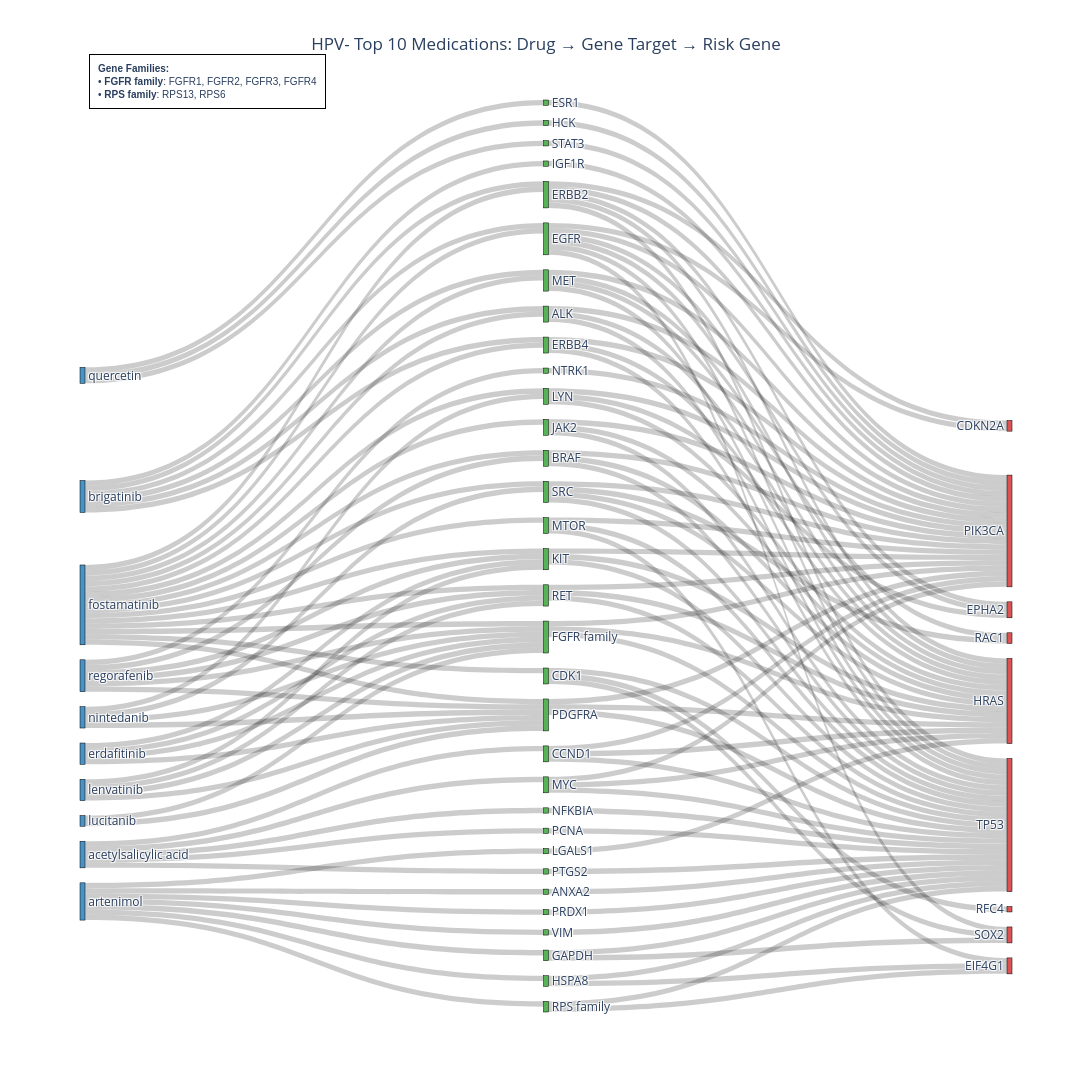
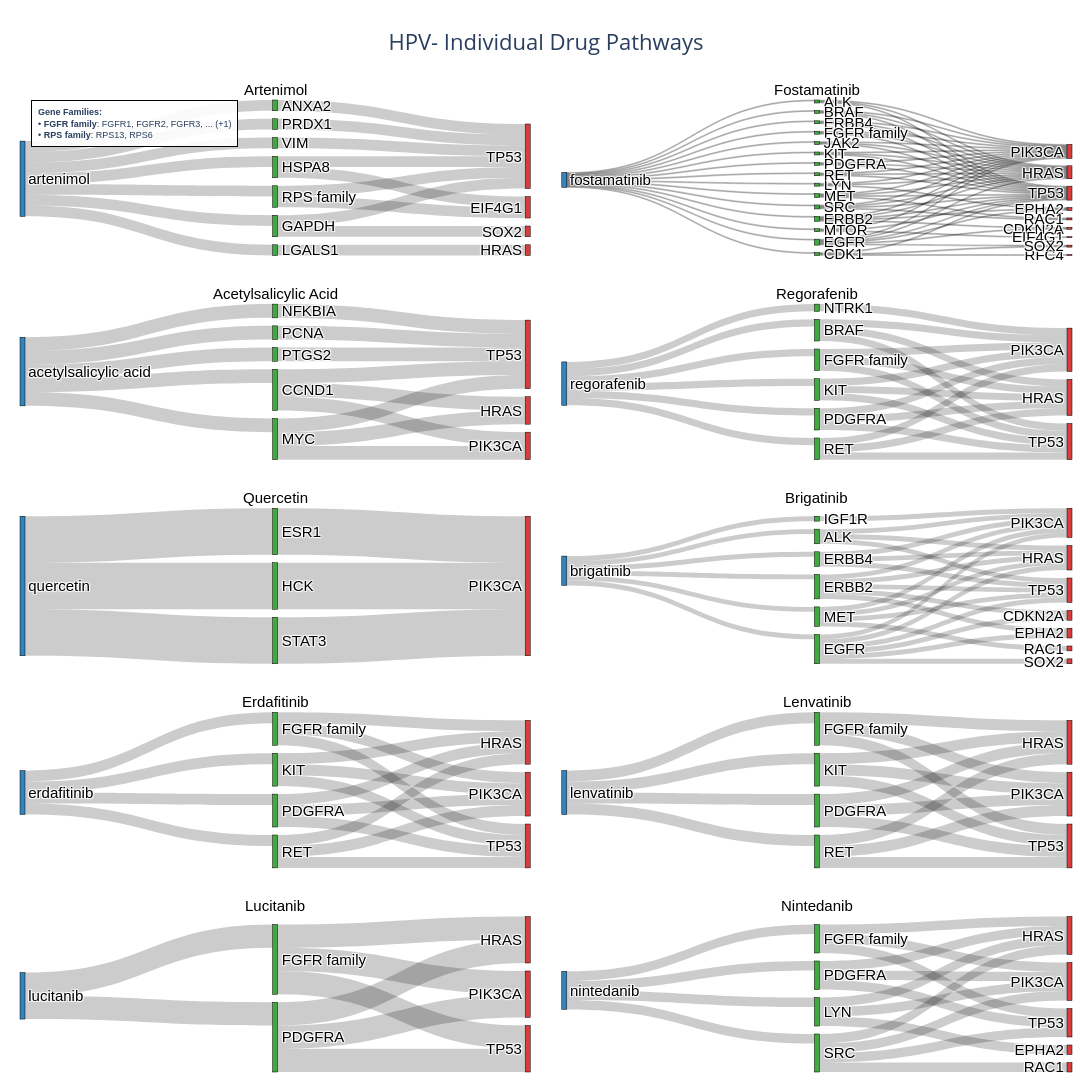

The code cell stored with these charts, in order, in its notebook:
### Markdown cell above
### HPV- Top 10 with Required Drugs

### Code cell
# HPV- cohort: Top 10 drugs, ensure artenimol and fostamatinib are included
results_hpv_neg = create_sankey_diagrams(
    cohort='HPV-',
    top_n=10,
    required_drugs=['artenimol', 'fostamatinib', 'acetylsalicylic acid', 'regorafenib', 'quercetin'],
    show_combined=True,
    show_individual=True,
    article_threshold=0
)

### Figure 1 — Plotly figure (JSON) as saved in the notebook; plotly's stock layout.template omitted (floating-point values rounded to 4 significant figures; data arrays with more than 128 entries replaced by an {"elided": "..."} marker saying what was removed)
{"data": [{"link": {"color": "rgba(0, 0, 0, 0.2)", "source": {"elided": "132 int values"}, "target": {"elided": "132 int values"}, "value": {"elided": "132 int values"}}, "node": {"color": ["rgba(44, 160, 44, 0.8)", "rgba(44, 160, 44, 0.8)", "rgba(44, 160, 44, 0.8)", "rgba(44, 160, 44, 0.8)", "rgba(44, 160, 44, 0.8)", "rgba(214, 39, 40, 0.8)", "rgba(44, 160, 44, 0.8)", "rgba(214, 39, 40, 0.8)", "rgba(214, 39, 40, 0.8)", "rgba(44, 160, 44, 0.8)", "rgba(44, 160, 44, 0.8)", "rgba(44, 160, 44, 0.8)", "rgba(44, 160, 44, 0.8)", "rgba(44, 160, 44, 0.8)", "rgba(44, 160, 44, 0.8)", "rgba(214, 39, 40, 0.8)", "rgba(44, 160, 44, 0.8)", "rgba(44, 160, 44, 0.8)", "rgba(44, 160, 44, 0.8)", "rgba(44, 160, 44, 0.8)", "rgba(44, 160, 44, 0.8)", "rgba(44, 160, 44, 0.8)", "rgba(44, 160, 44, 0.8)", "rgba(44, 160, 44, 0.8)", "rgba(44, 160, 44, 0.8)", "rgba(44, 160, 44, 0.8)", "rgba(44, 160, 44, 0.8)", "rgba(44, 160, 44, 0.8)", "rgba(44, 160, 44, 0.8)", "rgba(214, 39, 40, 0.8)", "rgba(44, 160, 44, 0.8)", "rgba(44, 160, 44, 0.8)", "rgba(214, 39, 40, 0.8)", "rgba(44, 160, 44, 0.8)", "rgba(214, 39, 40, 0.8)", "rgba(44, 160, 44, 0.8)", "rgba(214, 39, 40, 0.8)", "rgba(44, 160, 44, 0.8)", "rgba(44, 160, 44, 0.8)", "rgba(214, 39, 40, 0.8)", "rgba(44, 160, 44, 0.8)", "rgba(31, 119, 180, 0.8)", "rgba(31, 119, 180, 0.8)", "rgba(31, 119, 180, 0.8)", "rgba(31, 119, 180, 0.8)", "rgba(31, 119, 180, 0.8)", "rgba(31, 119, 180, 0.8)", "rgba(31, 119, 180, 0.8)", "rgba(31, 119, 180, 0.8)", "rgba(31, 119, 180, 0.8)", "rgba(31, 119, 180, 0.8)"], "label": ["ALK", "ANXA2", "BRAF", "CCND1", "CDK1", "CDKN2A", "EGFR", "EIF4G1", "EPHA2", "ERBB2", "ERBB4", "ESR1", "FGFR family", "GAPDH", "HCK", "HRAS", "HSPA8", "IGF1R", "JAK2", "KIT", "LGALS1", "LYN", "MET", "MTOR", "MYC", "NFKBIA", "NTRK1", "PCNA", "PDGFRA", "PIK3CA", "PRDX1", "PTGS2", "RAC1", "RET", "RFC4", "RPS family", "SOX2", "SRC", "STAT3", "TP53", "VIM", "acetylsalicylic acid", "artenimol", "brigatinib", "erdafitinib", "fostamatinib", "lenvatinib", "lucitanib", "nintedanib", "quercetin", "regorafenib"], "line": {"color": "black", "width": 0.5}, "pad": 15, "thickness": 5, "x": [0.5, 0.5, 0.5, 0.5, 0.5, 0.999, 0.5, 0.999, 0.999, 0.5, 0.5, 0.5, 0.5, 0.5, 0.5, 0.999, 0.5, 0.5, 0.5, 0.5, 0.5, 0.5, 0.5, 0.5, 0.5, 0.5, 0.5, 0.5, 0.5, 0.999, 0.5, 0.5, 0.999, 0.5, 0.999, 0.5, 0.999, 0.5, 0.5, 0.999, 0.5, 0.001, 0.001, 0.001, 0.001, 0.001, 0.001, 0.001, 0.001, 0.001, 0.001]}, "type": "sankey"}], "layout": {"annotations": [{"align": "left", "bgcolor": "rgba(255, 255, 255, 0.9)", "bordercolor": "black", "borderpad": 8, "borderwidth": 1, "font": {"family": "Arial", "size": 10}, "showarrow": false, "text": "<b>Gene Families:</b><br>• <b>FGFR family</b>: FGFR1, FGFR2, FGFR3, FGFR4<br>• <b>RPS family</b>: RPS13, RPS6", "x": 0.01, "xanchor": "left", "xref": "paper", "y": 1.05, "yanchor": "top", "yref": "paper"}], "font": {"size": 12}, "height": 1400, "title": {"text": "HPV- Top 10 Medications: Drug → Gene Target → Risk Gene", "x": 0.5, "xanchor": "center"}, "width": 2400}}

### Figure 2 — Plotly figure (JSON) as saved in the notebook; plotly's stock layout.template omitted (floating-point values rounded to 4 significant figures)
{"data": [{"arrangement": "snap", "domain": {"x": [0, 0.485], "y": [0.84, 1]}, "link": {"color": "rgba(0, 0, 0, 0.2)", "source": [0, 0, 0, 0, 0, 0, 0, 2, 2, 5, 3, 3, 4, 7, 6, 6, 1], "target": [2, 5, 3, 4, 7, 6, 1, 10, 11, 11, 8, 11, 9, 11, 8, 11, 11], "value": [1, 1, 1, 1, 1, 1, 1, 1, 1, 1, 1, 1, 1, 1, 1, 1, 1]}, "node": {"color": ["rgba(31, 119, 180, 0.9)", "rgba(44, 160, 44, 0.9)", "rgba(44, 160, 44, 0.9)", "rgba(44, 160, 44, 0.9)", "rgba(44, 160, 44, 0.9)", "rgba(44, 160, 44, 0.9)", "rgba(44, 160, 44, 0.9)", "rgba(44, 160, 44, 0.9)", "rgba(214, 39, 40, 0.9)", "rgba(214, 39, 40, 0.9)", "rgba(214, 39, 40, 0.9)", "rgba(214, 39, 40, 0.9)"], "label": ["artenimol", "ANXA2", "GAPDH", "HSPA8", "LGALS1", "PRDX1", "RPS family", "VIM", "EIF4G1", "HRAS", "SOX2", "TP53"], "line": {"color": "black", "width": 0.5}, "pad": 8, "thickness": 5}, "textfont": {"color": "black", "family": "Arial", "size": 15}, "type": "sankey", "valueformat": ".0f"}, {"arrangement": "snap", "domain": {"x": [0.515, 1], "y": [0.84, 1]}, "link": {"color": "rgba(0, 0, 0, 0.2)", "source": [0, 0, 0, 0, 0, 0, 0, 0, 0, 0, 0, 0, 0, 0, 0, 9, 9, 14, 14, 13, 13, 7, 2, 2, 9, 6, 6, 6, 8, 8, 8, 3, 3, 3, 7, 2, 10, 10, 10, 11, 11, 11, 11, 4, 4, 4, 4, 4, 7, 14, 1, 1, 1, 5, 5, 5, 5, 13, 12, 12, 12, 15, 15, 15, 15, 4, 5], "target": [9, 6, 8, 3, 2, 10, 11, 4, 7, 14, 1, 5, 13, 12, 15, 20, 24, 20, 24, 20, 24, 20, 20, 24, 19, 20, 19, 24, 20, 19, 24, 22, 23, 24, 19, 19, 20, 19, 18, 20, 19, 24, 21, 20, 19, 23, 18, 24, 24, 19, 20, 19, 24, 20, 19, 18, 24, 19, 20, 17, 24, 20, 19, 24, 21, 16, 16], "value": [1, 1, 1, 1, 1, 1, 1, 1, 1, 1, 1, 1, 1, 1, 1, 1, 1, 1, 1, 1, 1, 1, 1, 1, 1, 1, 1, 1, 1, 1, 1, 1, 1, 1, 1, 1, 1, 1, 1, 1, 1, 1, 1, 1, 1, 1, 1, 1, 1, 1, 1, 1, 1, 1, 1, 1, 1, 1, 1, 1, 1, 1, 1, 1, 1, 1, 1]}, "node": {"color": ["rgba(31, 119, 180, 0.9)", "rgba(44, 160, 44, 0.9)", "rgba(44, 160, 44, 0.9)", "rgba(44, 160, 44, 0.9)", "rgba(44, 160, 44, 0.9)", "rgba(44, 160, 44, 0.9)", "rgba(44, 160, 44, 0.9)", "rgba(44, 160, 44, 0.9)", "rgba(44, 160, 44, 0.9)", "rgba(44, 160, 44, 0.9)", "rgba(44, 160, 44, 0.9)", "rgba(44, 160, 44, 0.9)", "rgba(44, 160, 44, 0.9)", "rgba(44, 160, 44, 0.9)", "rgba(44, 160, 44, 0.9)", "rgba(44, 160, 44, 0.9)", "rgba(214, 39, 40, 0.9)", "rgba(214, 39, 40, 0.9)", "rgba(214, 39, 40, 0.9)", "rgba(214, 39, 40, 0.9)", "rgba(214, 39, 40, 0.9)", "rgba(214, 39, 40, 0.9)", "rgba(214, 39, 40, 0.9)", "rgba(214, 39, 40, 0.9)", "rgba(214, 39, 40, 0.9)"], "label": ["fostamatinib", "ALK", "BRAF", "CDK1", "EGFR", "ERBB2", "ERBB4", "FGFR family", "JAK2", "KIT", "LYN", "MET", "MTOR", "PDGFRA", "RET", "SRC", "CDKN2A", "EIF4G1", "EPHA2", "HRAS", "PIK3CA", "RAC1", "RFC4", "SOX2", "TP53"], "line": {"color": "black", "width": 0.5}, "pad": 8, "thickness": 5}, "textfont": {"color": "black", "family": "Arial", "size": 15}, "type": "sankey", "valueformat": ".0f"}, {"arrangement": "snap", "domain": {"x": [0, 0.485], "y": [0.63, 0.79]}, "link": {"color": "rgba(0, 0, 0, 0.2)", "source": [0, 0, 0, 0, 0, 2, 2, 2, 5, 3, 1, 1, 1, 4], "target": [2, 5, 3, 1, 4, 7, 6, 8, 8, 8, 7, 6, 8, 8], "value": [1, 1, 1, 1, 1, 1, 1, 1, 1, 1, 1, 1, 1, 1]}, "node": {"color": ["rgba(31, 119, 180, 0.9)", "rgba(44, 160, 44, 0.9)", "rgba(44, 160, 44, 0.9)", "rgba(44, 160, 44, 0.9)", "rgba(44, 160, 44, 0.9)", "rgba(44, 160, 44, 0.9)", "rgba(214, 39, 40, 0.9)", "rgba(214, 39, 40, 0.9)", "rgba(214, 39, 40, 0.9)"], "label": ["acetylsalicylic acid", "CCND1", "MYC", "NFKBIA", "PCNA", "PTGS2", "HRAS", "PIK3CA", "TP53"], "line": {"color": "black", "width": 0.5}, "pad": 8, "thickness": 5}, "textfont": {"color": "black", "family": "Arial", "size": 15}, "type": "sankey", "valueformat": ".0f"}, {"arrangement": "snap", "domain": {"x": [0.515, 1], "y": [0.63, 0.79]}, "link": {"color": "rgba(0, 0, 0, 0.2)", "source": [0, 0, 0, 0, 0, 0, 3, 3, 6, 6, 5, 5, 2, 4, 1, 1, 3, 2, 1, 2, 6, 5], "target": [3, 6, 5, 2, 4, 1, 8, 9, 8, 9, 8, 9, 8, 8, 8, 9, 7, 7, 7, 9, 7, 7], "value": [1, 1, 1, 1, 1, 1, 1, 1, 1, 1, 1, 1, 1, 1, 1, 1, 1, 1, 1, 1, 1, 1]}, "node": {"color": ["rgba(31, 119, 180, 0.9)", "rgba(44, 160, 44, 0.9)", "rgba(44, 160, 44, 0.9)", "rgba(44, 160, 44, 0.9)", "rgba(44, 160, 44, 0.9)", "rgba(44, 160, 44, 0.9)", "rgba(44, 160, 44, 0.9)", "rgba(214, 39, 40, 0.9)", "rgba(214, 39, 40, 0.9)", "rgba(214, 39, 40, 0.9)"], "label": ["regorafenib", "BRAF", "FGFR family", "KIT", "NTRK1", "PDGFRA", "RET", "HRAS", "PIK3CA", "TP53"], "line": {"color": "black", "width": 0.5}, "pad": 8, "thickness": 5}, "textfont": {"color": "black", "family": "Arial", "size": 15}, "type": "sankey", "valueformat": ".0f"}, {"arrangement": "snap", "domain": {"x": [0, 0.485], "y": [0.42, 0.58]}, "link": {"color": "rgba(0, 0, 0, 0.2)", "source": [0, 0, 0, 2, 1, 3], "target": [2, 1, 3, 4, 4, 4], "value": [1, 1, 1, 1, 1, 1]}, "node": {"color": ["rgba(31, 119, 180, 0.9)", "rgba(44, 160, 44, 0.9)", "rgba(44, 160, 44, 0.9)", "rgba(44, 160, 44, 0.9)", "rgba(214, 39, 40, 0.9)"], "label": ["quercetin", "ESR1", "HCK", "STAT3", "PIK3CA"], "line": {"color": "black", "width": 0.5}, "pad": 8, "thickness": 5}, "textfont": {"color": "black", "family": "Arial", "size": 15}, "type": "sankey", "valueformat": ".0f"}, {"arrangement": "snap", "domain": {"x": [0.515, 1], "y": [0.42, 0.58]}, "link": {"color": "rgba(0, 0, 0, 0.2)", "source": [0, 0, 0, 0, 0, 0, 4, 4, 4, 6, 6, 6, 6, 2, 2, 2, 2, 2, 1, 1, 1, 3, 3, 3, 3, 5, 2, 3], "target": [4, 5, 1, 2, 6, 3, 10, 9, 13, 10, 9, 13, 11, 10, 9, 12, 8, 13, 10, 9, 13, 10, 9, 8, 13, 10, 7, 7], "value": [1, 1, 1, 1, 1, 1, 1, 1, 1, 1, 1, 1, 1, 1, 1, 1, 1, 1, 1, 1, 1, 1, 1, 1, 1, 1, 1, 1]}, "node": {"color": ["rgba(31, 119, 180, 0.9)", "rgba(44, 160, 44, 0.9)", "rgba(44, 160, 44, 0.9)", "rgba(44, 160, 44, 0.9)", "rgba(44, 160, 44, 0.9)", "rgba(44, 160, 44, 0.9)", "rgba(44, 160, 44, 0.9)", "rgba(214, 39, 40, 0.9)", "rgba(214, 39, 40, 0.9)", "rgba(214, 39, 40, 0.9)", "rgba(214, 39, 40, 0.9)", "rgba(214, 39, 40, 0.9)", "rgba(214, 39, 40, 0.9)", "rgba(214, 39, 40, 0.9)"], "label": ["brigatinib", "ALK", "EGFR", "ERBB2", "ERBB4", "IGF1R", "MET", "CDKN2A", "EPHA2", "HRAS", "PIK3CA", "RAC1", "SOX2", "TP53"], "line": {"color": "black", "width": 0.5}, "pad": 8, "thickness": 5}, "textfont": {"color": "black", "family": "Arial", "size": 15}, "type": "sankey", "valueformat": ".0f"}, {"arrangement": "snap", "domain": {"x": [0, 0.485], "y": [0.21, 0.37]}, "link": {"color": "rgba(0, 0, 0, 0.2)", "source": [0, 0, 0, 0, 2, 2, 4, 4, 3, 3, 1, 2, 1, 1, 4, 3], "target": [2, 4, 3, 1, 6, 7, 6, 7, 6, 7, 6, 5, 5, 7, 5, 5], "value": [1, 1, 1, 1, 1, 1, 1, 1, 1, 1, 1, 1, 1, 1, 1, 1]}, "node": {"color": ["rgba(31, 119, 180, 0.9)", "rgba(44, 160, 44, 0.9)", "rgba(44, 160, 44, 0.9)", "rgba(44, 160, 44, 0.9)", "rgba(44, 160, 44, 0.9)", "rgba(214, 39, 40, 0.9)", "rgba(214, 39, 40, 0.9)", "rgba(214, 39, 40, 0.9)"], "label": ["erdafitinib", "FGFR family", "KIT", "PDGFRA", "RET", "HRAS", "PIK3CA", "TP53"], "line": {"color": "black", "width": 0.5}, "pad": 8, "thickness": 5}, "textfont": {"color": "black", "family": "Arial", "size": 15}, "type": "sankey", "valueformat": ".0f"}, {"arrangement": "snap", "domain": {"x": [0.515, 1], "y": [0.21, 0.37]}, "link": {"color": "rgba(0, 0, 0, 0.2)", "source": [0, 0, 0, 0, 2, 2, 4, 4, 3, 3, 1, 2, 1, 1, 4, 3], "target": [2, 4, 3, 1, 6, 7, 6, 7, 6, 7, 6, 5, 5, 7, 5, 5], "value": [1, 1, 1, 1, 1, 1, 1, 1, 1, 1, 1, 1, 1, 1, 1, 1]}, "node": {"color": ["rgba(31, 119, 180, 0.9)", "rgba(44, 160, 44, 0.9)", "rgba(44, 160, 44, 0.9)", "rgba(44, 160, 44, 0.9)", "rgba(44, 160, 44, 0.9)", "rgba(214, 39, 40, 0.9)", "rgba(214, 39, 40, 0.9)", "rgba(214, 39, 40, 0.9)"], "label": ["lenvatinib", "FGFR family", "KIT", "PDGFRA", "RET", "HRAS", "PIK3CA", "TP53"], "line": {"color": "black", "width": 0.5}, "pad": 8, "thickness": 5}, "textfont": {"color": "black", "family": "Arial", "size": 15}, "type": "sankey", "valueformat": ".0f"}, {"arrangement": "snap", "domain": {"x": [0, 0.485], "y": [0, 0.16]}, "link": {"color": "rgba(0, 0, 0, 0.2)", "source": [0, 0, 2, 2, 1, 1, 1, 2], "target": [1, 2, 4, 5, 4, 3, 5, 3], "value": [1, 1, 1, 1, 1, 1, 1, 1]}, "node": {"color": ["rgba(31, 119, 180, 0.9)", "rgba(44, 160, 44, 0.9)", "rgba(44, 160, 44, 0.9)", "rgba(214, 39, 40, 0.9)", "rgba(214, 39, 40, 0.9)", "rgba(214, 39, 40, 0.9)"], "label": ["lucitanib", "FGFR family", "PDGFRA", "HRAS", "PIK3CA", "TP53"], "line": {"color": "black", "width": 0.5}, "pad": 8, "thickness": 5}, "textfont": {"color": "black", "family": "Arial", "size": 15}, "type": "sankey", "valueformat": ".0f"}, {"arrangement": "snap", "domain": {"x": [0.515, 1], "y": [0, 0.16]}, "link": {"color": "rgba(0, 0, 0, 0.2)", "source": [0, 0, 0, 0, 3, 3, 1, 1, 2, 2, 2, 1, 3, 4, 4, 4, 4], "target": [2, 3, 1, 4, 7, 9, 7, 6, 7, 6, 5, 9, 6, 7, 6, 9, 8], "value": [1, 1, 1, 1, 1, 1, 1, 1, 1, 1, 1, 1, 1, 1, 1, 1, 1]}, "node": {"color": ["rgba(31, 119, 180, 0.9)", "rgba(44, 160, 44, 0.9)", "rgba(44, 160, 44, 0.9)", "rgba(44, 160, 44, 0.9)", "rgba(44, 160, 44, 0.9)", "rgba(214, 39, 40, 0.9)", "rgba(214, 39, 40, 0.9)", "rgba(214, 39, 40, 0.9)", "rgba(214, 39, 40, 0.9)", "rgba(214, 39, 40, 0.9)"], "label": ["nintedanib", "FGFR family", "LYN", "PDGFRA", "SRC", "EPHA2", "HRAS", "PIK3CA", "RAC1", "TP53"], "line": {"color": "black", "width": 0.5}, "pad": 8, "thickness": 5}, "textfont": {"color": "black", "family": "Arial", "size": 15}, "type": "sankey", "valueformat": ".0f"}], "layout": {"annotations": [{"font": {"color": "black", "family": "Arial", "size": 15}, "showarrow": false, "text": "Artenimol", "x": 0.2425, "xanchor": "center", "xref": "paper", "y": 1, "yanchor": "bottom", "yref": "paper"}, {"font": {"color": "black", "family": "Arial", "size": 15}, "showarrow": false, "text": "Fostamatinib", "x": 0.7575, "xanchor": "center", "xref": "paper", "y": 1, "yanchor": "bottom", "yref": "paper"}, {"font": {"color": "black", "family": "Arial", "size": 15}, "showarrow": false, "text": "Acetylsalicylic Acid", "x": 0.2425, "xanchor": "center", "xref": "paper", "y": 0.79, "yanchor": "bottom", "yref": "paper"}, {"font": {"color": "black", "family": "Arial", "size": 15}, "showarrow": false, "text": "Regorafenib", "x": 0.7575, "xanchor": "center", "xref": "paper", "y": 0.79, "yanchor": "bottom", "yref": "paper"}, {"font": {"color": "black", "family": "Arial", "size": 15}, "showarrow": false, "text": "Quercetin", "x": 0.2425, "xanchor": "center", "xref": "paper", "y": 0.58, "yanchor": "bottom", "yref": "paper"}, {"font": {"color": "black", "family": "Arial", "size": 15}, "showarrow": false, "text": "Brigatinib", "x": 0.7575, "xanchor": "center", "xref": "paper", "y": 0.58, "yanchor": "bottom", "yref": "paper"}, {"font": {"color": "black", "family": "Arial", "size": 15}, "showarrow": false, "text": "Erdafitinib", "x": 0.2425, "xanchor": "center", "xref": "paper", "y": 0.37, "yanchor": "bottom", "yref": "paper"}, {"font": {"color": "black", "family": "Arial", "size": 15}, "showarrow": false, "text": "Lenvatinib", "x": 0.7575, "xanchor": "center", "xref": "paper", "y": 0.37, "yanchor": "bottom", "yref": "paper"}, {"font": {"color": "black", "family": "Arial", "size": 15}, "showarrow": false, "text": "Lucitanib", "x": 0.2425, "xanchor": "center", "xref": "paper", "y": 0.16, "yanchor": "bottom", "yref": "paper"}, {"font": {"color": "black", "family": "Arial", "size": 15}, "showarrow": false, "text": "Nintedanib", "x": 0.7575, "xanchor": "center", "xref": "paper", "y": 0.16, "yanchor": "bottom", "yref": "paper"}, {"align": "left", "bgcolor": "rgba(255, 255, 255, 0.9)", "bordercolor": "black", "borderpad": 6, "borderwidth": 1, "font": {"family": "Arial", "size": 9}, "showarrow": false, "text": "<b>Gene Families:</b><br>• <b>FGFR family</b>: FGFR1, FGFR2, FGFR3, ... (+1)<br>• <b>RPS family</b>: RPS13, RPS6", "x": 0.01, "xanchor": "left", "xref": "paper", "y": 1, "yanchor": "top", "yref": "paper"}], "font": {"size": 14}, "height": 2200, "margin": {"b": 20, "l": 20, "r": 20, "t": 100}, "showlegend": false, "title": {"font": {"size": 22}, "text": "HPV- Individual Drug Pathways<br>", "x": 0.5, "xanchor": "center"}, "width": 2000}}
